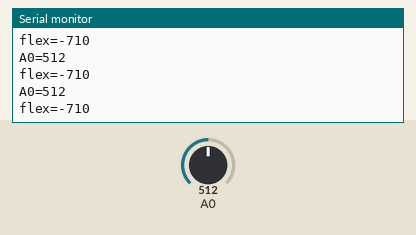
The sketch below on a simulated Arduino Uno, built with avr-gcc and run on an emulated ATmega328P. On the bench: the last lines printed to the serial monitor. The inputs (shaded band) are chosen by the test bench; at power-on: A0 = 512.

Above: at 1.3 s.
1.4 s: A0 set to 716
At 1.81 s:
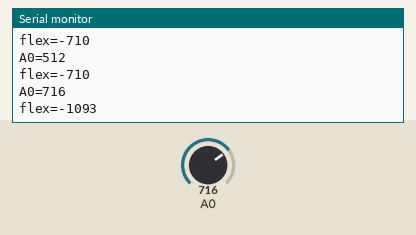
2.9 s: A0 set to 900
At 3.31 s:
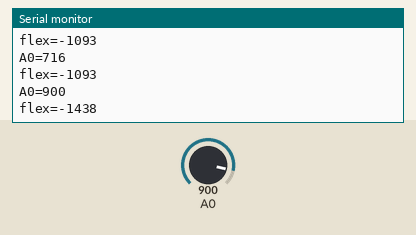
Timing chart, 0 to 5.9 s (numbered marks = the images above; inputs shaded):
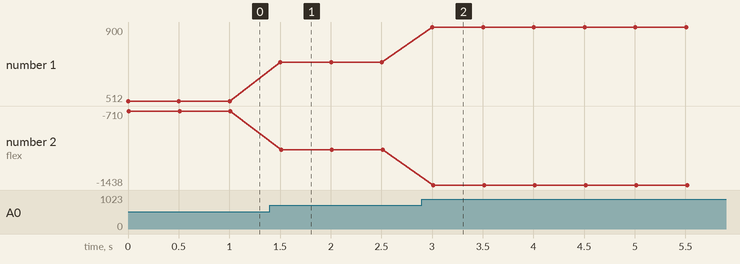

Measured:
- after the input at 1.4 s, the serial monitor: prints a new line after 0.10 s (image 1)
- after the input at 2.9 s, the serial monitor: prints a new line after 0.10 s (image 2)
- plotted number 1: 512 → 716 after the input at 1.4 s, 716 → 900 after the input at 2.9 s
- plotted number 2: -710 → -1093 after the input at 1.4 s, -1093 → -1438 after the input at 2.9 s

The sketch:

AbcExp03_2FlexionSensor.ino
```cpp
const int ANALOG_VALUE_0 = 133;
const int ANALOG_VALUE_90 = 85;

void setup() {
  Serial.begin(9600);
}

void loop() {
  // Get voltage on A0 analog input
  unsigned int value = analogRead(A0);
  int flex = map(value, ANALOG_VALUE_0, ANALOG_VALUE_90, 0, 90);

  // Display all values for debugging
  Serial.print("A0=");
  Serial.println(value);
  Serial.print("flex=");
  Serial.println(flex);

  delay(500);
}
```
